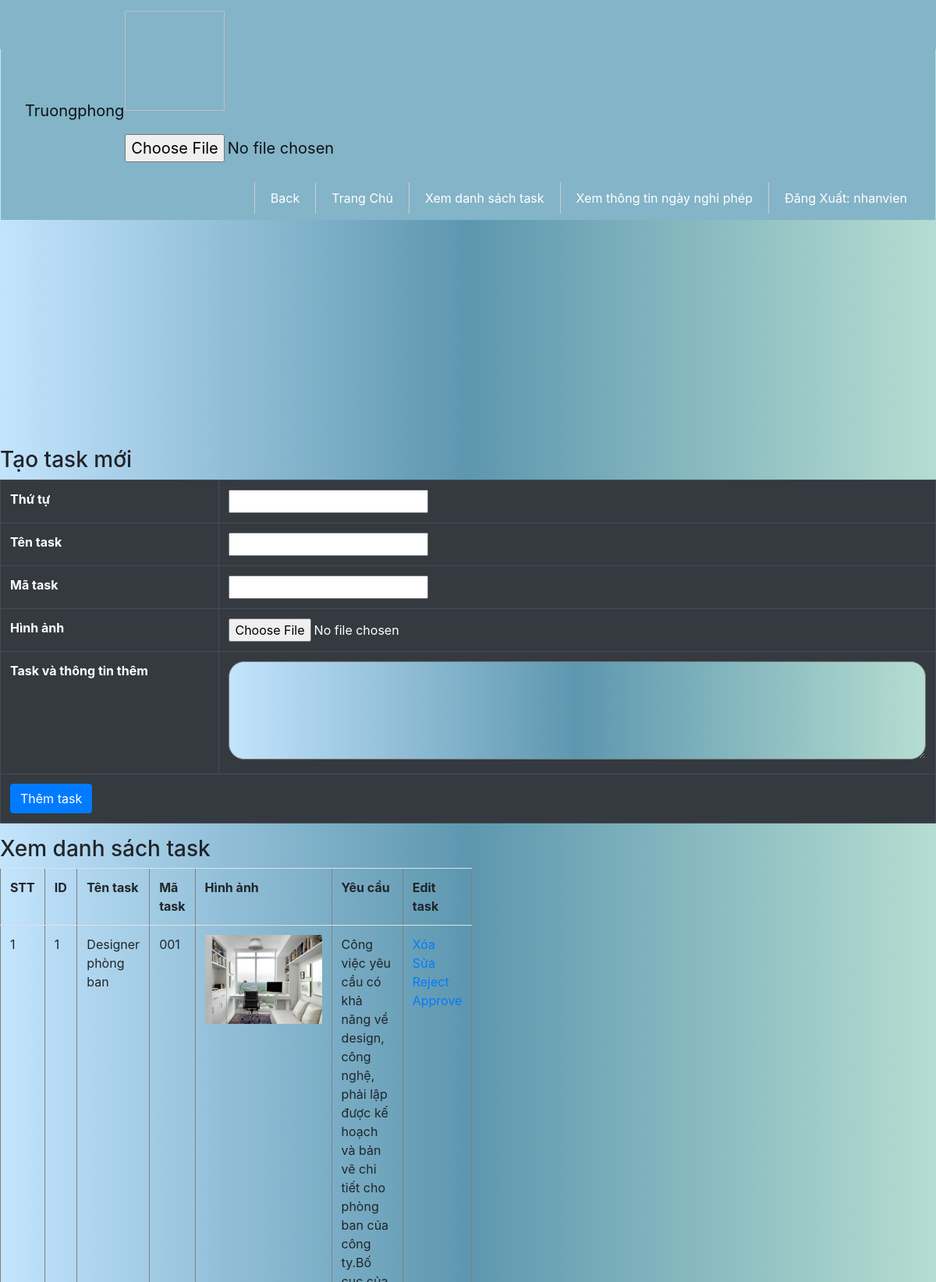
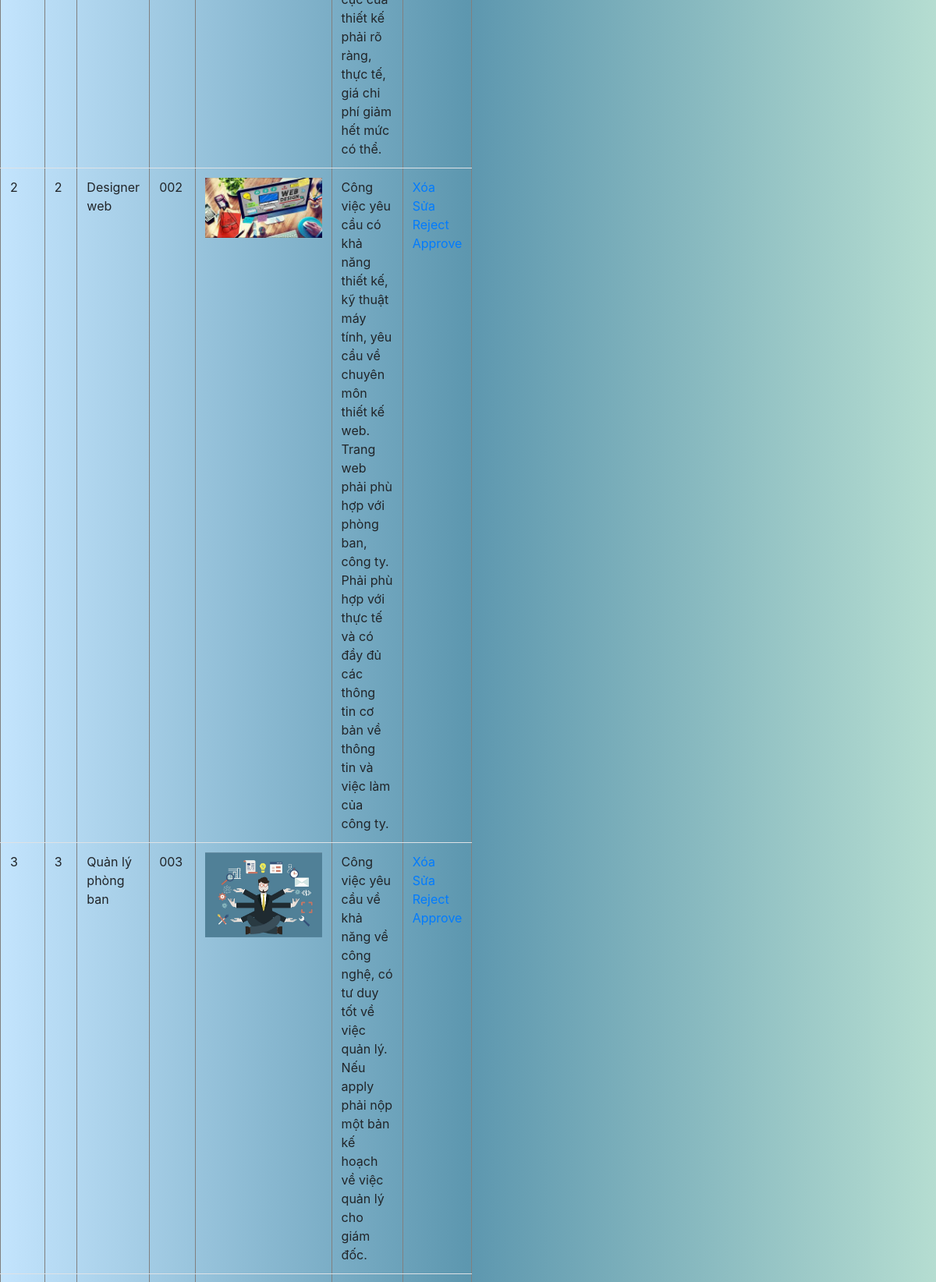
The page /source/Truongphong/index.php?action=quanlitaikhoan&query=them (signed in, upper part) on the database its author committed (2 pictures, top to bottom).
### tables this page shows
CREATE TABLE `tbl_task` (
  `thutu` int(11) NOT NULL,
  `ten_task` varchar(250) NOT NULL,
  `ma_task` varchar(100) NOT NULL,
  `type_task` varchar(50) NOT NULL,
  `hinhanh` varchar(100) NOT NULL,
  `thongtin` text NOT NULL
);

### source/Truongphong/modules/quanlitaikhoan/lietke.php (the view)
<?php
$sql_lietke="SELECT * FROM tbl_task  ORDER BY thutu asc  ";
$row_lietke=mysqli_query($mysqli,$sql_lietke);
 ?>
 <h3>Xem danh sách task </h3>
<table border="1" style="width: 50%" class="table table-hover">
  <tr>
  	<th>STT</th>
    <th>ID</th>
    <th>Tên task </th>
     <th>Mã task </th>
        <th>Hình ảnh</th>
        <th>Yêu cầu</th>
        <th>Edit task</th>
  </tr>
  <?php
  	$i=0;
  	while($row=mysqli_fetch_array($row_lietke)) {
  			$i++;
   ?>
 <tr>
   <td><?php echo $i ?></td>
     <td><?php echo $row['thutu'] ?></td>
    <td><?php echo $row['ten_task'] ?></td>
     <td><?php echo $row['ma_task'] ?></td>
  <td><img src="../images/<?php echo $row['hinhanh'] ?> " width="150px"></td>
 <td><?php echo $row['thongtin'] ?></td>
    <td>
      <a href="modules/quanlitaikhoan/xuly.php?ma_task=<?php echo $row['ma_task']?> ">Xóa<br></a>
    		<a href="modules/quanlitaikhoan/xuly.php?ma_task=<?php echo $row['ma_task']?> ">Sửa<br></a>
        <a href="modules/quanlitaikhoan/xuly.php?ma_task=<?php echo $row['ma_task']?> ">Reject</a>
        <a href="modules/quanlitaikhoan/xuly.php?ma_task=<?php echo $row['ma_task']?> ">Approve</a>
    </td>
  </tr>
  <?php
}
   ?>
</table>

### source/style.css (style rules this page uses)
body { background-image: linear-gradient(to left ,#b5ddd1,rgb(93 151 175),#c3e4fd) !important; }
body { width: 100%; background-image: linear-gradient(to left ,#b5ddd1,rgb(93 151 175),#c3e4fd) !important; font-family: 'Gamja Flower'; }

### rows shown on the page
tbl_task: thutu "1", ten_task "Designer phòng ban", ma_task "001", hinhanh (picture), thongtin "Công việc yêu cầu có khả năng về design, công nghệ, phải lập được kế hoạch và bản vẽ chi tiết cho phòng ban của công ty.Bố cục của thiết kế phải rõ ràng, thực tế, giá chi phí giảm hết mức có thể."
tbl_task: thutu "2", ten_task "Designer web", ma_task "002", hinhanh (picture), thongtin "Công việc yêu cầu có khả năng thiết kế, kỹ thuật máy tính, yêu cầu về chuyên môn thiết kế web. Trang web phải phù hợp với phòng ban, công ty. Phải phù hợp với thực tế và có đầy đủ các thông tin cơ bản về thông tin và việc làm của công ty."
tbl_task: thutu "3", ten_task "Quản lý phòng ban", ma_task "003", hinhanh (picture), thongtin "Công việc yêu cầu về khả năng về công nghệ, có tư duy tốt về việc quản lý. Nếu apply phải nộp một bản kế hoạch về việc quản lý cho giám đốc."

### other values the page prints
$_SESSION['dangnhap'] "nhanvien"
